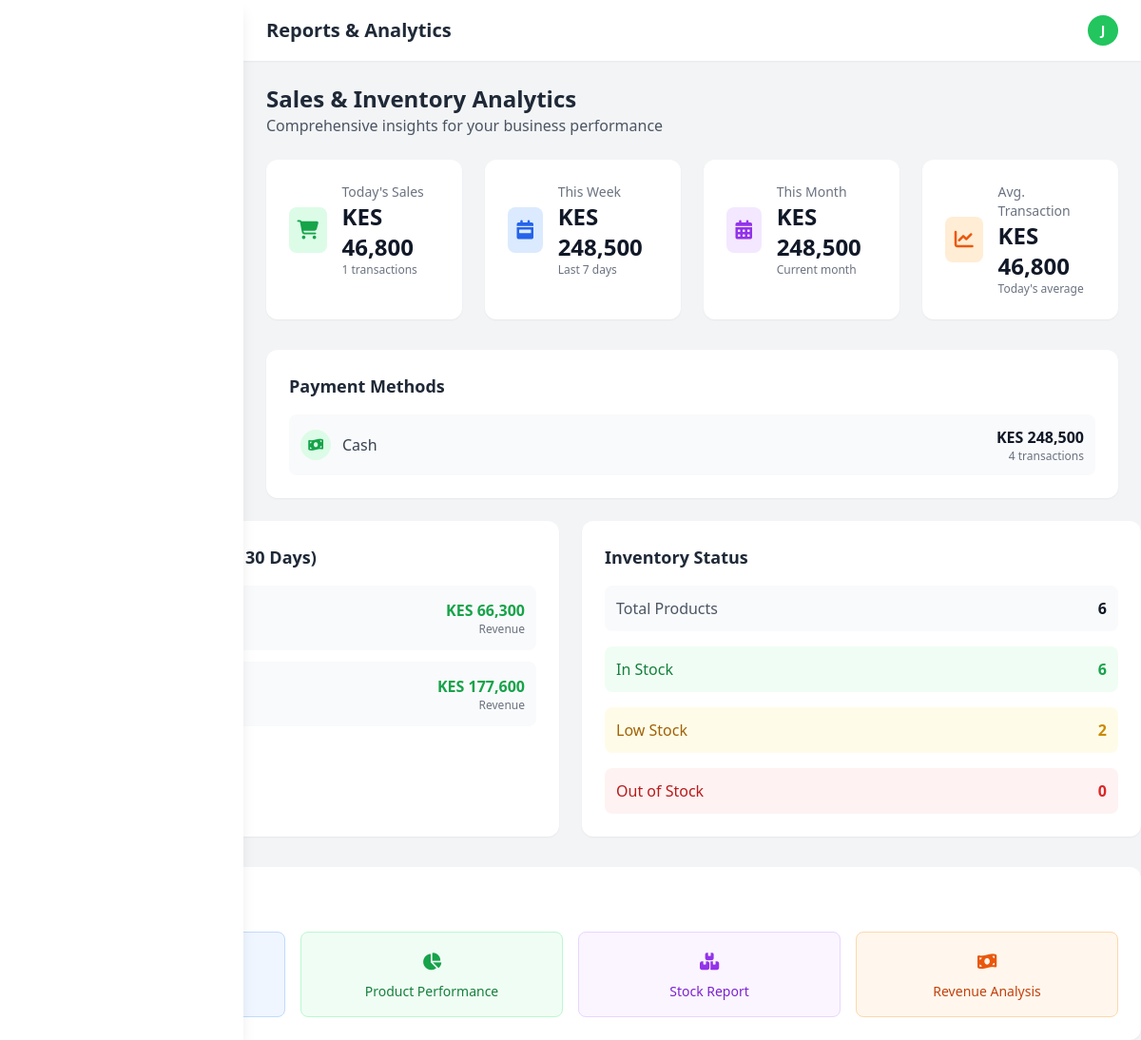
Screenshot of /manager/reports (signed in) with the database file from the repository.
### models.py (models this page shows, shortened)
class User(UserMixin, db.Model):
    __tablename__='users'
    id = db.Column(db.Integer, primary_key=True)
    username = db.Column(db.String(80), unique=True, nullable=False)
    email = db.Column(db.String(120), unique=True, nullable=False)
    password_hash = db.Column(db.String(255), nullable=False)
    role = db.Column(db.String(20), nullable=False)
    is_active = db.Column(db.Boolean, default=True)
    created_at = db.Column(db.DateTime, default=datetime.utcnow)

class Product(db.Model):
    __tablename__ = 'products'
    id = db.Column(db.Integer, primary_key=True)
    name = db.Column(db.String(200), nullable=False)
    sku = db.Column(db.String(50), unique=True, nullable=False)  # Stock code
    description = db.Column(db.Text)
    cost_price = db.Column(db.Float, nullable=False)
    selling_price = db.Column(db.Float, nullable=False)
    quantity = db.Column(db.Integer, default=0)
    reorder_level = db.Column(db.Integer, default=10)
    category_id = db.Column(db.Integer, db.ForeignKey('categories.id'), nullable=False)
    supplier_id = db.Column(db.Integer, db.ForeignKey('suppliers.id'), nullable=False)
    created_at = db.Column(db.DateTime, default=datetime.utcnow)
    updated_at = db.Column(db.DateTime, default=datetime.utcnow, onupdate=datetime.utcnow)
    is_active = db.Column(db.Boolean, default=True)
    image_url = db.Column(db.String(500))  # For Cloudinary image URLs
    unit = db.Column(db.String(50), default='piece')  # piece, kg, liter, pack, box, etc.
    category = db.relationship('Category', backref='products')
    supplier = db.relationship('Supplier', backref='products')

### app.py (the view)
@app.route('/manager/reports')
@login_required
def manage_reports():
    if current_user.role not in ['admin', 'manager']:
        flash('Access denied. Manager access required.', 'danger')
        return redirect(url_for('index'))
    total_products = Product.query.count()
    total_categories = Category.query.count()
    low_stock_count = Product.query.filter(Product.quantity <= Product.reorder_level).count()
    out_of_stock_count = Product.query.filter(Product.quantity == 0).count()
    from datetime import datetime, timedelta, date
    today_sales = Sale.query.filter(db.func.date(Sale.sale_date) == date.today()).all()
    today_total = sum(sale.total_amount for sale in today_sales)
    today_count = len(today_sales)
    yesterday = date.today() - timedelta(days=1)
    yesterday_sales = Sale.query.filter(db.func.date(Sale.sale_date) == yesterday).all()
    yesterday_total = sum(sale.total_amount for sale in yesterday_sales) if yesterday_sales else 0
    week_ago = datetime.utcnow() - timedelta(days=7)
    weekly_sales = Sale.query.filter(Sale.sale_date >= week_ago).all()
    weekly_total = sum(sale.total_amount for sale in weekly_sales)
    start_of_month = date.today().replace(day=1)
    monthly_sales = Sale.query.filter(Sale.sale_date >= start_of_month).all()
    monthly_total = sum(sale.total_amount for sale in monthly_sales)
    thirty_days_ago = datetime.utcnow() - timedelta(days=30)
    top_products = db.session.query(
        Product.name,
        db.func.sum(SaleItem.quantity).label('total_sold'),
        db.func.sum(SaleItem.subtotal).label('total_revenue')
    ).join(SaleItem, Product.id == SaleItem.product_id)\
     .join(Sale, SaleItem.sale_id == Sale.id)\
     .filter(Sale.sale_date >= thirty_days_ago)\
     .group_by(Product.id)\
     .order_by(db.desc('total_sold'))\
     .limit(10).all()
    payment_methods = db.session.query(
        Sale.payment_method,
        db.func.count(Sale.id).label('count'),
        db.func.sum(Sale.total_amount).label('total')
    ).group_by(Sale.payment_method).all()
    daily_sales_data = {}
    for i in range(14):
        day = date.today() - timedelta(days=i)
        day_sales = Sale.query.filter(db.func.date(Sale.sale_date) == day).all()
        daily_sales_data[day.strftime('%Y-%m-%d')] = sum(sale.total_amount for sale in day_sales)
    sales_growth = 0
    if yesterday_total > 0:
        sales_growth = ((today_total - yesterday_total) / yesterday_total) * 100
    return render_template('manager/reports.html',
                         total_products=total_products,
                         total_categories=total_categories,
                         low_stock_count=low_stock_count,
                         out_of_stock_count=out_of_stock_count,
                         today_total=today_total,
                         today_count=today_count,
                         yesterday_total=yesterday_total,
                         weekly_total=weekly_total,
                         monthly_total=monthly_total,
                         sales_growth=sales_growth,
                         top_products=top_products,
                         payment_methods=payment_methods,
                         daily_sales_data=daily_sales_data)

### app.py (called while the page is built)
@login_manager.user_loader
def load_user(user_id):
    return User.query.get(int(user_id))

### templates/manager/reports.html (shortened to what this page needs)
<!DOCTYPE html>
<html lang="en">
<head>
    <script src="https://cdn.tailwindcss.com"></script>
    <link rel="stylesheet" href="https://cdnjs.cloudflare.com/ajax/libs/font-awesome/6.4.0/css/all.min.css">
</head>
<body class="bg-gray-100">
    <aside class="fixed top-0 left-0 z-40 w-64 h-screen bg-white shadow-lg">
    </aside>
    <div class="ml-64">
        <header class="bg-white shadow-sm sticky top-0 z-30">
            <div class="flex items-center justify-between px-6 py-4">
                <h1 class="text-xl font-semibold text-gray-800">Reports & Analytics</h1>
                <div class="flex items-center space-x-4">
                    <div class="w-8 h-8 bg-green-500 rounded-full flex items-center justify-center text-white font-bold text-sm">
                        {{ current_user.username[0].upper() }}
                    </div>
                </div>
            </div>
        </header>
        <main class="p-6">
            <div class="mb-6">
                <h2 class="text-2xl font-bold text-gray-800">Sales & Inventory Analytics</h2>
                <p class="text-gray-600">Comprehensive insights for your business performance</p>
            </div>
            <div class="grid grid-cols-1 md:grid-cols-2 lg:grid-cols-4 gap-6 mb-8">
                <div class="bg-white rounded-xl shadow-sm p-6">
                    <div class="flex items-center">
                        <div class="w-12 h-12 bg-green-100 rounded-lg flex items-center justify-center mr-4">
                            <i class="fas fa-shopping-cart text-green-600 text-xl"></i>
                        </div>
                        <div>
                            <p class="text-gray-500 text-sm">Today's Sales</p>
                            <p class="text-2xl font-bold text-gray-900">KES {{ "{:,.0f}".format(today_total) }}</p>
                            <p class="text-xs text-gray-500">{{ today_count }} transactions</p>
                        </div>
                    </div>
                </div>
                <div class="bg-white rounded-xl shadow-sm p-6">
                    <div class="flex items-center">
                        <div class="w-12 h-12 bg-blue-100 rounded-lg flex items-center justify-center mr-4">
                            <i class="fas fa-calendar-week text-blue-600 text-xl"></i>
                        </div>
                        <div>
                            <p class="text-gray-500 text-sm">This Week</p>
                            <p class="text-2xl font-bold text-gray-900">KES {{ "{:,.0f}".format(weekly_total) }}</p>
                            <p class="text-xs text-gray-500">Last 7 days</p>
                        </div>
                    </div>
                </div>
                <div class="bg-white rounded-xl shadow-sm p-6">
                    <div class="flex items-center">
                        <div class="w-12 h-12 bg-purple-100 rounded-lg flex items-center justify-center mr-4">
                            <i class="fas fa-calendar-alt text-purple-600 text-xl"></i>
                        </div>
                        <div>
                            <p class="text-gray-500 text-sm">This Month</p>
                            <p class="text-2xl font-bold text-gray-900">KES {{ "{:,.0f}".format(monthly_total) }}</p>
                            <p class="text-xs text-gray-500">Current month</p>
                        </div>
                    </div>
                </div>
                <div class="bg-white rounded-xl shadow-sm p-6">
                    <div class="flex items-center">
                        <div class="w-12 h-12 bg-orange-100 rounded-lg flex items-center justify-center mr-4">
                            <i class="fas fa-chart-line text-orange-600 text-xl"></i>
                        </div>
                        <div>
                            <p class="text-gray-500 text-sm">Avg. Transaction</p>
                            <p class="text-2xl font-bold text-gray-900">KES {{ "{:,.0f}".format(today_total/today_count if today_count > 0 else 0) }}</p>
                            <p class="text-xs text-gray-500">Today's average</p>
                        </div>
                    </div>
                </div>
            </div>
                <div class="bg-white rounded-xl shadow-sm p-6">
                    <h3 class="text-lg font-semibold text-gray-800 mb-4">Payment Methods</h3>
                    <div class="space-y-3">
                        {% for method in payment_methods %}
                        <div class="flex justify-between items-center p-3 bg-gray-50 rounded-lg">
                            <div class="flex items-center">
                                <div class="w-8 h-8 rounded-full flex items-center justify-center mr-3
                                    {% if method.payment_method == 'cash' %}bg-green-100 text-green-600
                                    {% elif method.payment_method == 'card' %}bg-blue-100 text-blue-600
                                    {% elif method.payment_method == 'mpesa' %}bg-green-100 text-green-600
                                    {% else %}bg-gray-100 text-gray-600{% endif %}">
                                    <i class="fas
                                        {% if method.payment_method == 'cash' %}fa-money-bill-wave
                                        {% elif method.payment_method == 'card' %}fa-credit-card
                                        {% elif method.payment_method == 'mpesa' %}fa-mobile-alt
                                        {% else %}fa-university{% endif %} text-sm">
                                    </i>
                                </div>
                                <span class="font-medium text-gray-700">{{ method.payment_method|title }}</span>
                            </div>
                            <div class="text-right">
                                <p class="font-semibold text-gray-900">KES {{ "{:,.0f}".format(method.total) }}</p>
                                <p class="text-xs text-gray-500">{{ method.count }} transactions</p>
                            </div>
                        </div>
                        {% endfor %}
                    </div>
                </div>
            </div>
            <div class="grid grid-cols-1 lg:grid-cols-2 gap-6">
                <div class="bg-white rounded-xl shadow-sm p-6">
                    <h3 class="text-lg font-semibold text-gray-800 mb-4">Top Selling Products (Last 30 Days)</h3>
                    <div class="space-y-3">
                        {% for product in top_products %}
                        <div class="flex justify-between items-center p-3 bg-gray-50 rounded-lg">
                            <div>
                                <p class="font-medium text-gray-900">{{ product.name }}</p>
                                <p class="text-sm text-gray-500">{{ product.total_sold }} units sold</p>
                            </div>
                            <div class="text-right">
                                <p class="font-semibold text-green-600">KES {{ "{:,.0f}".format(product.total_revenue) }}</p>
                                <p class="text-xs text-gray-500">Revenue</p>
                            </div>
                        </div>
                        {% else %}
                        <div class="text-center py-4 text-gray-500">
                            <i class="fas fa-chart-bar text-2xl mb-2"></i>
                            <p>No sales data available</p>
                        </div>
                        {% endfor %}
                    </div>
                </div>
                <div class="bg-white rounded-xl shadow-sm p-6">
                    <h3 class="text-lg font-semibold text-gray-800 mb-4">Inventory Status</h3>
                    <div class="space-y-4">
                        <div class="flex justify-between items-center p-3 bg-gray-50 rounded-lg">
                            <span class="text-gray-600">Total Products</span>
                            <span class="font-bold text-gray-900">{{ total_products }}</span>
                        </div>
                        <div class="flex justify-between items-center p-3 bg-green-50 rounded-lg">
                            <span class="text-green-700">In Stock</span>
                            <span class="font-bold text-green-600">{{ total_products - out_of_stock_count }}</span>
                        </div>
                        <div class="flex justify-between items-center p-3 bg-yellow-50 rounded-lg">
                            <span class="text-yellow-700">Low Stock</span>
                            <span class="font-bold text-yellow-600">{{ low_stock_count }}</span>
                        </div>
                        <div class="flex justify-between items-center p-3 bg-red-50 rounded-lg">
                            <span class="text-red-700">Out of Stock</span>
                            <span class="font-bold text-red-600">{{ out_of_stock_count }}</span>
                        </div>
                    </div>
                </div>
            </div>
            <div class="mt-8 bg-white rounded-xl shadow-sm p-6">
                <h3 class="text-lg font-semibold text-gray-800 mb-4">Quick Reports</h3>
                <div class="grid grid-cols-1 md:grid-cols-2 lg:grid-cols-4 gap-4">
                    <button class="p-4 bg-blue-50 rounded-lg border border-blue-200 hover:bg-blue-100 transition-colors text-center">
                        <p class="font-medium text-blue-700 text-sm">Sales Report</p>
                    </button>
                    <button class="p-4 bg-green-50 rounded-lg border border-green-200 hover:bg-green-100 transition-colors text-center">
                        <i class="fas fa-chart-pie text-green-600 text-lg mb-2"></i>
                        <p class="font-medium text-green-700 text-sm">Product Performance</p>
                    </button>
                    <button class="p-4 bg-purple-50 rounded-lg border border-purple-200 hover:bg-purple-100 transition-colors text-center">
                        <i class="fas fa-boxes text-purple-600 text-lg mb-2"></i>
                        <p class="font-medium text-purple-700 text-sm">Stock Report</p>
                    </button>
                    <button class="p-4 bg-orange-50 rounded-lg border border-orange-200 hover:bg-orange-100 transition-colors text-center">
                        <i class="fas fa-money-bill-wave text-orange-600 text-lg mb-2"></i>
                        <p class="font-medium text-orange-700 text-sm">Revenue Analysis</p>
                    </button>
                </div>
            </div>
</body>
</html>

### rows the page displays
User: username "J"
Product: total_revenue "66,300"
Product: total_revenue "177,600"

### other values shown
{{ "{:,.0f}".format(today_total) }} "46,800"
{{ today_count }} "1"
{{ "{:,.0f}".format(weekly_total) }} "248,500"
{{ "{:,.0f}".format(monthly_total) }} "248,500"
{{ "{:,.0f}".format(today_total/today_count if today_count > 0 else 0) }} "46,800"
{{ method.payment_method|title }} "Cash"
{{ "{:,.0f}".format(method.total) }} "248,500"
{{ method.count }} "4"
{{ total_products }} "6"
{{ total_products - out_of_stock_count }} "6"
{{ low_stock_count }} "2"
{{ out_of_stock_count }} "0"
